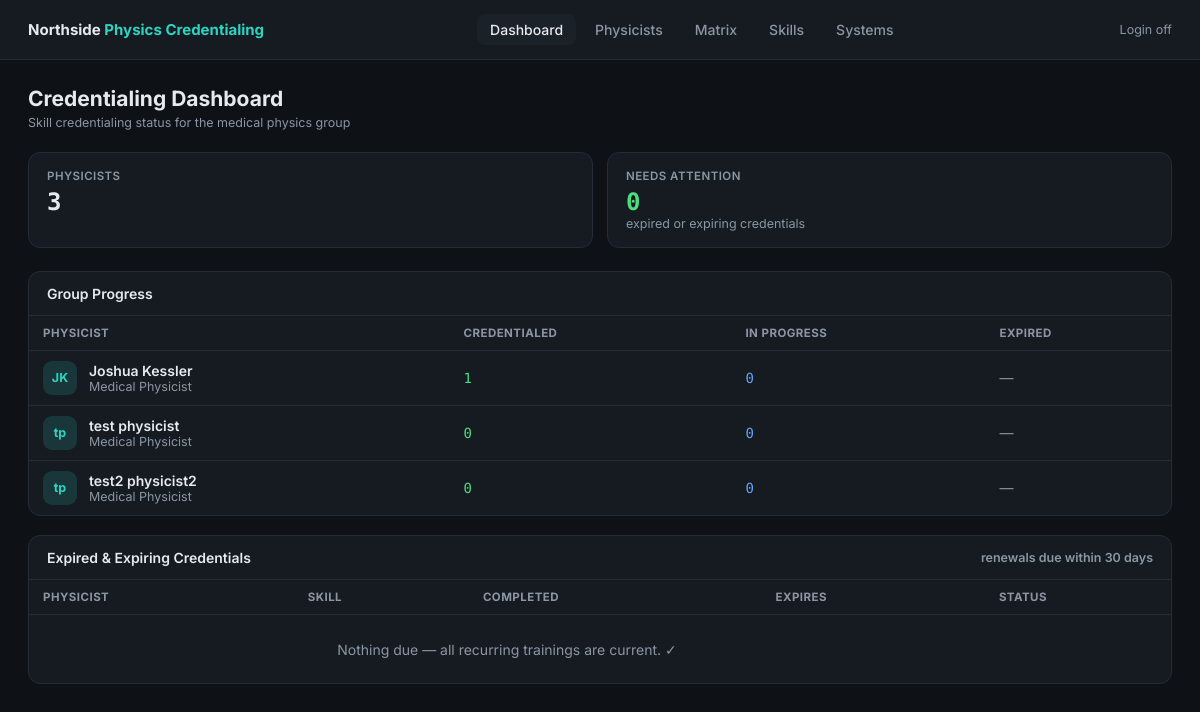
/, run on an earlier commit of the app's database.
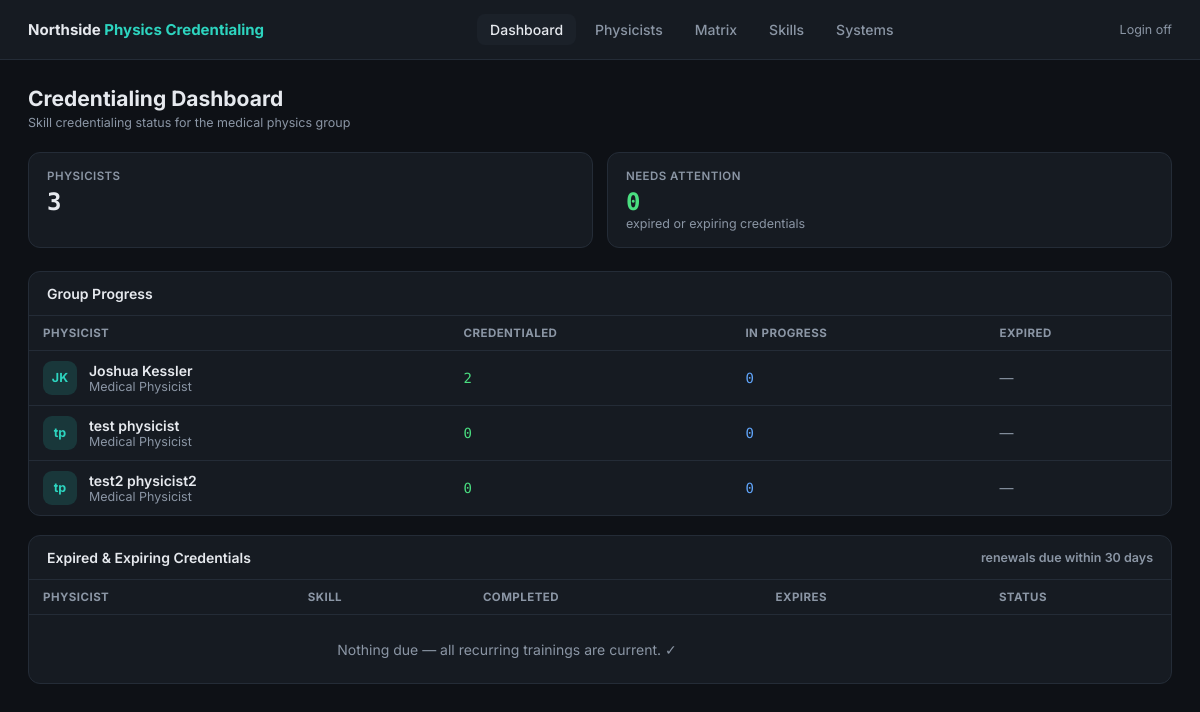
And on a later commit of the database.
### credentialing/models.py (models this page shows)
class Physicist(models.Model):
    user = models.OneToOneField(User, on_delete=models.SET_NULL, null=True, blank=True,
                                related_name='physicist')
    first_name = models.CharField(max_length=100)
    last_name = models.CharField(max_length=100)
    email = models.EmailField(unique=True)
    title = models.CharField(max_length=120, blank=True,
                             help_text="e.g. Medical Physicist, Senior Physicist, Chief Physicist")
    location = models.CharField(max_length=120, blank=True,
                                help_text="Site or clinic this physicist is based at")
    hire_date = models.DateField(null=True, blank=True)
    is_active = models.BooleanField(default=True)
    class Meta:
        ordering = ['last_name', 'first_name']
    def __str__(self):
        return f"{self.first_name} {self.last_name}"
    def credential_summary(self):
        creds = {(c.skill_id, c.system_id): c
                 for c in self.credentials.select_related('skill')}
        systems_by_type = TreatmentSystem.active_by_type()
        summary = {'credentialed': 0, 'in_progress': 0, 'not_started': 0,
                   'not_applicable': 0, 'expired': 0, 'total': 0}
        for s in Skill.objects.filter(is_active=True):
            for system in s.checklist_systems(systems_by_type):
                c = creds.get((s.pk, system.pk if system else None))
                status = c.effective_status if c else 'not_started'
                summary[status] += 1
                if status != 'not_applicable':
                    summary['total'] += 1
        return summary
    def percent_complete(self):
        s = self.credential_summary()
        if s['total'] == 0:
            return 0
        return round(100 * s['credentialed'] / s['total'])

### credentialing/views.py (the view)
# urls.py: path('', views.dashboard, name='dashboard'),
@login_required_
def dashboard(request):
    today = timezone.now().date()
    physicists = Physicist.objects.filter(is_active=True)
    total_skills = Skill.objects.filter(is_active=True).count()
    summaries = []
    for p in physicists:
        s = p.credential_summary()
        summaries.append({'physicist': p, **s, 'percent': p.percent_complete()})
    attention = []
    for c in Credential.objects.filter(status='credentialed', physicist__is_active=True,
                                       skill__is_active=True, skill__renewal_months__isnull=False,
                                       date_completed__isnull=False
                                       ).select_related('physicist', 'skill', 'system'):
        if c.is_expired:
            attention.append({'credential': c, 'kind': 'expired', 'when': c.expiration_date})
        elif c.expires_soon:
            attention.append({'credential': c, 'kind': 'expiring', 'when': c.expiration_date})
    attention.sort(key=lambda x: x['when'])
    profile = getattr(request.user, 'profile', None)
    return render(request, 'credentialing/dashboard.html', {
        'summaries': summaries,
        'total_skills': total_skills,
        'attention': attention[:25],
        'attention_count': len(attention),
        'today': today,
        'is_admin': _is_admin(request),
        'my_physicist': profile.physicist if profile else None,
    })

### credentialing/models.py (called while the page is built, shortened)
    @classmethod
    def active_by_type(cls):
        grouped = {}
        for s in cls.objects.filter(is_active=True):
            grouped.setdefault(s.system_type, []).append(s)
        return grouped

    def checklist_systems(self, systems_by_type=None):
        if not self.system_type:
            return [None]
        if systems_by_type is None:
            systems_by_type = TreatmentSystem.active_by_type()
        return list(systems_by_type.get(self.system_type, []))

    @property
    def expiration_date(self):
        if self.status != 'credentialed' or not self.date_completed or not self.skill.renewal_months:
            return None

    @property
    def is_expired(self):
        exp = self.expiration_date
        return exp is not None and exp < timezone.now().date()

    @property
    def effective_status(self):
        if self.status == 'credentialed' and self.is_expired:
            return 'expired'
        return self.status

### credentialing/views.py (called while the page is built)
def _is_admin(request):
    if not login_enabled():
        return True
    profile = getattr(request.user, 'profile', None)
    return bool(profile and profile.is_admin)

### credentialing/templates/credentialing/dashboard.html (shortened to what this page needs)
{% extends "credentialing/base.html" %}
{% block content %}
<div class="page-header">
  <div>
    <h1>Credentialing Dashboard</h1>
    <p class="text-muted text-sm mt-1">Skill credentialing status for the medical physics group</p>
  </div>
</div>
<div class="stats-grid">
  <div class="stat-card"><div class="stat-label">Physicists</div><div class="stat-value">{{ summaries|length }}</div></div>
  <div class="stat-card"><div class="stat-label">Needs Attention</div>
    <div class="stat-value" style="color:{% if attention_count %}var(--amber){% else %}var(--green){% endif %};">{{ attention_count }}</div>
    <div class="text-muted text-sm">expired or expiring credentials</div></div>
</div>
<div class="card">
  <div class="card-title">Group Progress</div>
  <div class="table-wrap"><table>
    <thead><tr><th>Physicist</th><th>Credentialed</th><th>In Progress</th><th>Expired</th></tr></thead>
    <tbody>
    {% for s in summaries %}
      <tr>
        <td><div class="flex items-center gap-3">
          <div class="avatar">{{ s.physicist.first_name.0 }}{{ s.physicist.last_name.0 }}</div>
          <div><a href="/physicists/{{ s.physicist.pk }}/" style="color:var(--text);text-decoration:none;font-weight:600;">{{ s.physicist }}</a>
          <div class="text-muted text-sm">{{ s.physicist.title|default:"Medical Physicist" }}</div></div>
        </div></td>
        <td style="font-family:'DM Mono',monospace;color:var(--green);">{{ s.credentialed }}</td>
        <td style="font-family:'DM Mono',monospace;color:var(--blue);">{{ s.in_progress }}</td>
        <td>{% if s.expired %}<span class="badge badge-expired">{{ s.expired }}</span>{% else %}<span class="text-muted">—</span>{% endif %}</td>
      </tr>
    {% empty %}
      <tr><td colspan="4" class="empty-state" style="text-align:center;padding:2rem;">No physicists yet.{% if is_admin %} <a href="/physicists/add/">Add one</a>.{% endif %}</td></tr>
    {% endfor %}
    </tbody>
  </table></div>
</div>
<div class="card">
  <div class="card-title"><span>Expired &amp; Expiring Credentials</span><span class="text-muted text-sm">renewals due within 30 days</span></div>
  <div class="table-wrap"><table>
    <thead><tr><th>Physicist</th><th>Skill</th><th>Completed</th><th>Expires</th><th>Status</th></tr></thead>
    <tbody>
    {% for a in attention %}
      <tr>
        <td><a href="/physicists/{{ a.credential.physicist.pk }}/" style="color:var(--text);text-decoration:none;font-weight:500;">{{ a.credential.physicist }}</a></td>
        <td>{{ a.credential.skill.name }}{% if a.credential.system %} <span class="sys-tag">{{ a.credential.system }}</span>{% endif %}</td>
        <td class="text-muted">{{ a.credential.date_completed|date:"M j, Y" }}</td>
        <td style="font-family:'DM Mono',monospace;">{{ a.when|date:"M j, Y" }}</td>
        <td>{% if a.kind == 'expired' %}<span class="badge badge-expired">Expired</span>{% else %}<span class="badge badge-expiring">Expiring soon</span>{% endif %}</td>
      </tr>
    {% empty %}
      <tr><td colspan="4" class="empty-state" style="text-align:center;padding:1.6rem;">Nothing due — all recurring trainings are current. ✓</td></tr>
    {% endfor %}
    </tbody>
  </table></div>
</div>
{% endblock %}

What changed in the data, as far as the page shows it:
changed Physicist "Joshua Kessler": credentialed "1" → "2"
